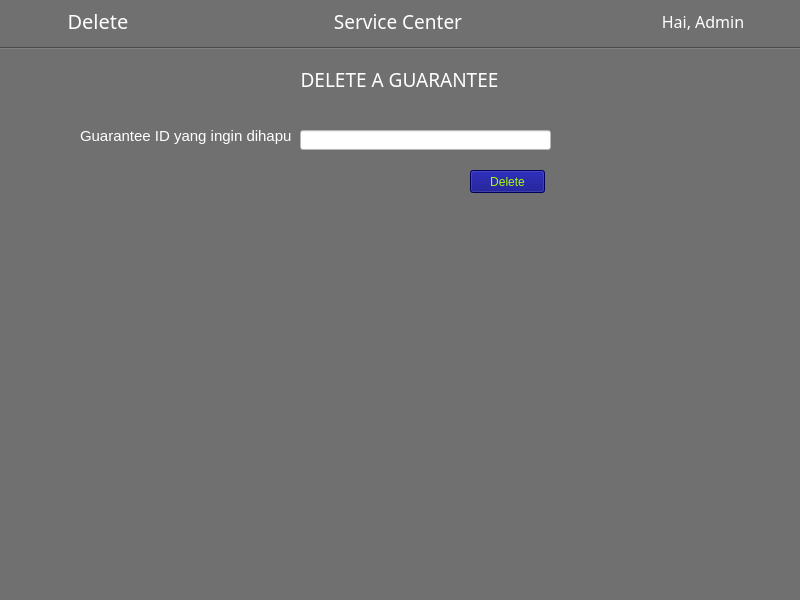
<?xml version="1.0" encoding="UTF-8"?>
<ui version="4.0">
 <class>delete_guarantee</class>
 <widget class="QMainWindow" name="delete_guarantee">
  <property name="geometry">
   <rect>
    <x>0</x>
    <y>0</y>
    <width>800</width>
    <height>600</height>
   </rect>
  </property>
  <property name="windowTitle">
   <string>MainWindow</string>
  </property>
  <property name="styleSheet">
   <string notr="true">background-color: rgb(112, 112, 112);</string>
  </property>
  <widget class="QWidget" name="centralwidget">
   <widget class="Line" name="line">
    <property name="geometry">
     <rect>
      <x>0</x>
      <y>40</y>
      <width>801</width>
      <height>16</height>
     </rect>
    </property>
    <property name="sizePolicy">
     <sizepolicy hsizetype="Fixed" vsizetype="Fixed">
      <horstretch>0</horstretch>
      <verstretch>0</verstretch>
     </sizepolicy>
    </property>
    <property name="font">
     <font>
      <pointsize>-1</pointsize>
     </font>
    </property>
    <property name="styleSheet">
     <string notr="true">  padding: 15px 25px;
  font-size: 15px;
  text-align: center;
  cursor: pointer;
  outline: none;
color: rgb(60, 1, 255);
  background-color: rgb(0, 255, 238);
  border: none;
  border-radius: 15px;
  box-shadow: 0 9px #999;
hover{color:red}</string>
    </property>
    <property name="lineWidth">
     <number>1</number>
    </property>
    <property name="orientation">
     <enum>Qt::Horizontal</enum>
    </property>
   </widget>
   <widget class="QWidget" name="horizontalLayoutWidget">
    <property name="geometry">
     <rect>
      <x>130</x>
      <y>240</y>
      <width>491</width>
      <height>191</height>
     </rect>
    </property>
    <layout class="QHBoxLayout" name="horizontalLayout_2">
     <item>
      <widget class="QLabel" name="label_success">
       <property name="font">
        <font>
         <family>Impact</family>
         <pointsize>17</pointsize>
        </font>
       </property>
       <property name="text">
        <string/>
       </property>
       <property name="alignment">
        <set>Qt::AlignCenter</set>
       </property>
      </widget>
     </item>
    </layout>
   </widget>
   <widget class="QWidget" name="layoutWidget">
    <property name="geometry">
     <rect>
      <x>0</x>
      <y>0</y>
      <width>801</width>
      <height>42</height>
     </rect>
    </property>
    <layout class="QHBoxLayout" name="horizontalLayout">
     <item>
      <widget class="QLabel" name="label_3">
       <property name="font">
        <font>
         <family>Lucida Calligraphy</family>
         <pointsize>15</pointsize>
        </font>
       </property>
       <property name="styleSheet">
        <string notr="true">color: rgb(255, 255, 255);</string>
       </property>
       <property name="text">
        <string>Delete</string>
       </property>
       <property name="alignment">
        <set>Qt::AlignCenter</set>
       </property>
      </widget>
     </item>
     <item>
      <spacer name="horizontalSpacer_2">
       <property name="orientation">
        <enum>Qt::Horizontal</enum>
       </property>
       <property name="sizeType">
        <enum>QSizePolicy::Fixed</enum>
       </property>
       <property name="sizeHint" stdset="0">
        <size>
         <width>100</width>
         <height>20</height>
        </size>
       </property>
      </spacer>
     </item>
     <item>
      <widget class="QLabel" name="label_2">
       <property name="font">
        <font>
         <family>Imprint MT Shadow</family>
         <pointsize>14</pointsize>
        </font>
       </property>
       <property name="styleSheet">
        <string notr="true">color: rgb(255, 255, 255);</string>
       </property>
       <property name="text">
        <string>Service Center </string>
       </property>
       <property name="alignment">
        <set>Qt::AlignCenter</set>
       </property>
      </widget>
     </item>
     <item>
      <spacer name="horizontalSpacer">
       <property name="orientation">
        <enum>Qt::Horizontal</enum>
       </property>
       <property name="sizeType">
        <enum>QSizePolicy::Minimum</enum>
       </property>
       <property name="sizeHint" stdset="0">
        <size>
         <width>100</width>
         <height>20</height>
        </size>
       </property>
      </spacer>
     </item>
     <item>
      <widget class="QLabel" name="label">
       <property name="font">
        <font>
         <family>Lucida Calligraphy</family>
         <pointsize>12</pointsize>
        </font>
       </property>
       <property name="styleSheet">
        <string notr="true">color: rgb(255, 255, 255);</string>
       </property>
       <property name="text">
        <string>Hai, Admin</string>
       </property>
       <property name="alignment">
        <set>Qt::AlignCenter</set>
       </property>
      </widget>
     </item>
    </layout>
   </widget>
   <widget class="QLabel" name="label_5">
    <property name="geometry">
     <rect>
      <x>80</x>
      <y>120</y>
      <width>211</width>
      <height>31</height>
     </rect>
    </property>
    <property name="font">
     <font>
      <pointsize>11</pointsize>
     </font>
    </property>
    <property name="styleSheet">
     <string notr="true">color: rgb(255, 255, 255);</string>
    </property>
    <property name="text">
     <string>Guarantee ID yang ingin dihapus</string>
    </property>
   </widget>
   <widget class="QLineEdit" name="lineEdit_kd">
    <property name="geometry">
     <rect>
      <x>300</x>
      <y>130</y>
      <width>251</width>
      <height>20</height>
     </rect>
    </property>
    <property name="styleSheet">
     <string notr="true">background-color: rgb(255, 255, 255);
</string>
    </property>
   </widget>
   <widget class="QLabel" name="label_4">
    <property name="geometry">
     <rect>
      <x>0</x>
      <y>60</y>
      <width>799</width>
      <height>39</height>
     </rect>
    </property>
    <property name="font">
     <font>
      <family>Imprint MT Shadow</family>
      <pointsize>14</pointsize>
     </font>
    </property>
    <property name="styleSheet">
     <string notr="true">color: rgb(255, 255, 255);</string>
    </property>
    <property name="text">
     <string>DELETE A GUARANTEE</string>
    </property>
    <property name="alignment">
     <set>Qt::AlignCenter</set>
    </property>
   </widget>
   <widget class="QPushButton" name="pushButton">
    <property name="geometry">
     <rect>
      <x>470</x>
      <y>170</y>
      <width>75</width>
      <height>23</height>
     </rect>
    </property>
    <property name="styleSheet">
     <string notr="true">background-color: rgb(0, 0, 127);
color: rgb(170, 255, 0);</string>
    </property>
    <property name="text">
     <string>Delete</string>
    </property>
   </widget>
  </widget>
  <widget class="QMenuBar" name="menubar">
   <property name="geometry">
    <rect>
     <x>0</x>
     <y>0</y>
     <width>800</width>
     <height>21</height>
    </rect>
   </property>
  </widget>
  <widget class="QStatusBar" name="statusbar"/>
 </widget>
 <resources/>
 <connections/>
</ui>
